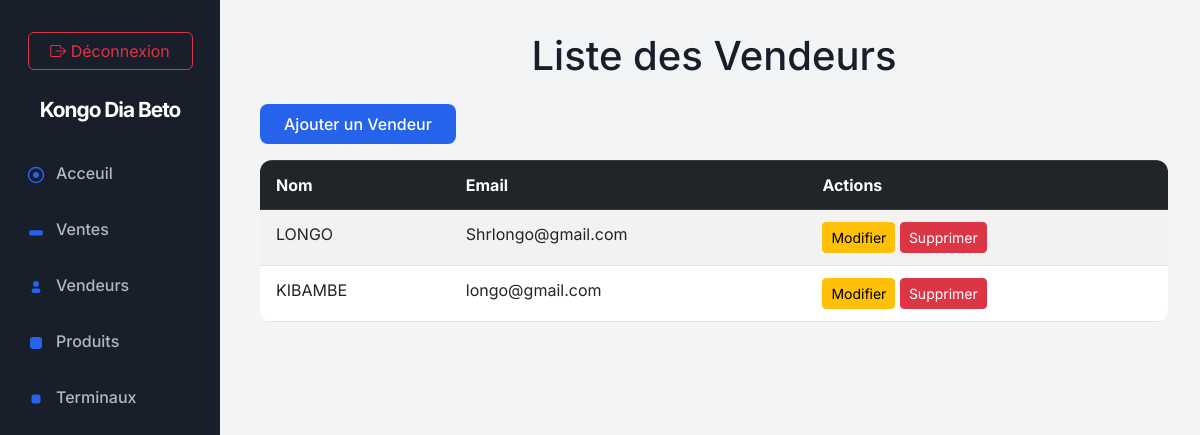
/api/vendeurs/ (signed in), run on the app's committed database.
### apps/sales/models.py (models this page shows, shortened)
class Vendeur(models.Model):
    nom_du_vendeur = models.CharField(max_length=100)
    email = models.EmailField(max_length=255, unique=True)  # Adresse e-mail

### apps/sales/views.py (the view)
# urls.py: path('vendeurs/', vendeur_list_view, name='vendeur_list'),
@login_required
def vendeur_list_view(request):
    vendeurs = Vendeur.objects.all()
    return render(request, 'vendeurs_list.html', {'vendeurs': vendeurs})

### apps/sales/templates/vendeurs_list.html (shortened to what this page needs)
{% extends "base.html" %}
{% block content %}
<h1 class="text-center mb-4">Liste des Vendeurs</h1>
<a href="{% url 'vendeur_create' %}" class="btn btn-primary mb-3">Ajouter un Vendeur</a>
<div class="table-responsive">
    <table class="table table-striped table-bordered">
        <thead class="table-dark">
            <tr>
                <th>Nom</th>
                <th>Email</th>
                <th>Actions</th>
            </tr>
        </thead>
        <tbody>
            {% for vendeur in vendeurs %}
            <tr>
                <td>{{ vendeur.nom_du_vendeur }}</td>
                <td>{{ vendeur.email }}</td>
                <td>
                    <a href="{% url 'vendeur_update' vendeur.id %}" class="btn btn-warning btn-sm">Modifier</a>
                    <a href="{% url 'vendeur_delete' vendeur.id %}" class="btn btn-danger btn-sm">Supprimer</a>
                </td>
            </tr>
            {% endfor %}
        </tbody>
    </table>
</div>
{% endblock %}

### apps/dashboard/static/dashboard/dashboard.css (style rules this page uses)
:root { --sidebar-bg: #181f2a; --sidebar-active: #232b39; --sidebar-text: #fff; --sidebar-muted: #b0b8c1; --primary: #2563eb; --primary-hover: #1d4ed8; --success: #22c55e; --warning: #facc15; --danger: #ef4444; --info: #0ea5e9; --card-bg: #fff; --card-border: #e5e7eb; --table-header: #f3f4f6; --table-row: #f9fafb; --font-main: 'Inter', Arial, sans-serif; }
body { font-family: var(--font-main); background: #f3f4f6; color: #181f2a; }
.btn-primary { background: var(--primary); border: none; color: #fff; font-weight: 500; border-radius: 8px; padding: 0.5rem 1.5rem; transition: background 0.2s; }
.table { background: var(--card-bg); border-radius: 12px; overflow: hidden; }
.table thead { background: var(--table-header); font-weight: 600; }
.table tbody tr { background: var(--table-row); transition: background 0.2s; }
.table td, .table th { border: none; padding: 0.75rem 1rem; }

### data on the page
Vendeur: nom_du_vendeur "LONGO", email "Shrlongo@gmail.com"
Vendeur: nom_du_vendeur "KIBAMBE", email "longo@gmail.com"
